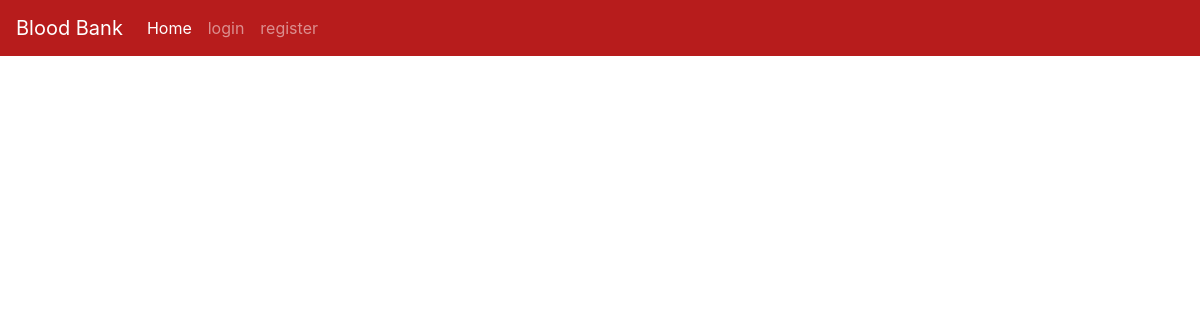
Page /myprofile/tesit@test.com on the earlier database version.
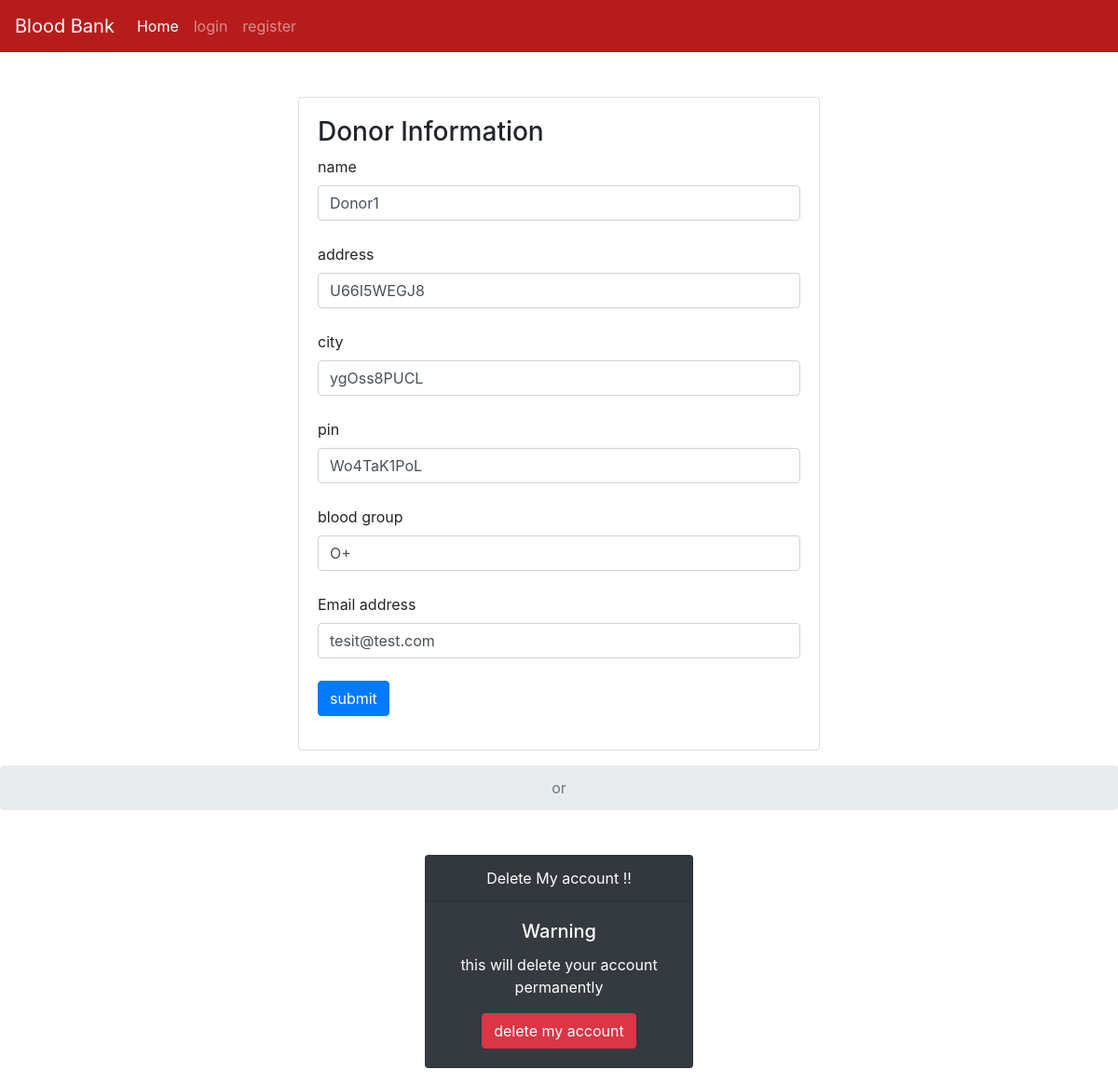
Same page on the later database version.
### tables this page shows
CREATE TABLE users (name TEXT, addr TEXT, city TEXT, pin TEXT, bg TEXT,email TEXT UNIQUE, pass TEXT);

### server.py (the view, shortened to what this page needs)
@app.route("/myprofile/<email>", methods=('GET', 'POST'))
def myprofile(email):
    msg =""
    if request.method == 'GET':
        con = sqlite3.connect('database.db')
        con.row_factory = sqlite3.Row
        cur = con.cursor()
        cur.execute("select * from users where email=?",(email,))
        rows = cur.fetchall();
        return render_template("myprofile.html",rows = rows)

### templates/myprofile.html (shortened to what this page needs)
{% extends "base.html" %}
{% block content %}
{%for row in rows%}
<center>
<div class="card text-left mt-5" style="width: 35rem;">
  <div class="card-body">
      <form action = "{{url_for('myprofile',email=session['username'])}}" method = "POST">
        <div class="form-group">
         <h3>Donor Information</h3>
         <label for="name">name</label>
         <input type = "text"  class="form-control" name = "name" value="{{row['name']}}" required/><br>
         <label for="name">address</label>
         <input type = "text" name = "addr"  class="form-control" value="{{row['addr']}}" required/><br>
         <label for="name">city</label>
         <input type = "text" name ="city" class="form-control" value="{{row['city']}}" required/><br>
         <label for="name">pin</label>
         <input type = "text" name ="pin" class="form-control" value="{{row['pin']}}" required/><br>
         <label for="name">blood group</label>
         <input type = "text" name ="bg" class="form-control" value="{{row['bg']}}" required/><br>
         <label for="exampleInputEmail1">Email address</label>
        <input type = "email" name ="email" class="form-control" value="{{row['email']}}" required/><br>
         <input type = "submit" value = "submit" class="btn btn-primary" /><br>
       </div>
      </form>
      </div>
      </div>
      </center>
<center>
  <nav aria-label="breadcrumb  ">
    <ol class="breadcrumb mt-3 justify-content-center">
      <li class="breadcrumb-item active" aria-current="page">or</li>
    </ol>
  </nav>
 <div class="card text-white bg-dark mb-3 mt-5" style="max-width: 18rem;">
  <div class="card-header">Delete My account !!</div>
  <div class="card-body">
    <h5 class="card-title">Warning</h5>
    <p class="card-text">this will delete your account permanently</p>
      <a  class="btn btn-danger" data-toggle="modal" data-target="#exampleModalCenter">delete my account</a>
  </div>
</div>
</center>
{%endfor%}
 {% endblock %}

Differences in the rows shown:
added users: name "Donor1", addr "U66I5WEGJ8", city "ygOss8PUCL", pin "Wo4TaK1PoL", bg "O+", email "tesit@test.com"
